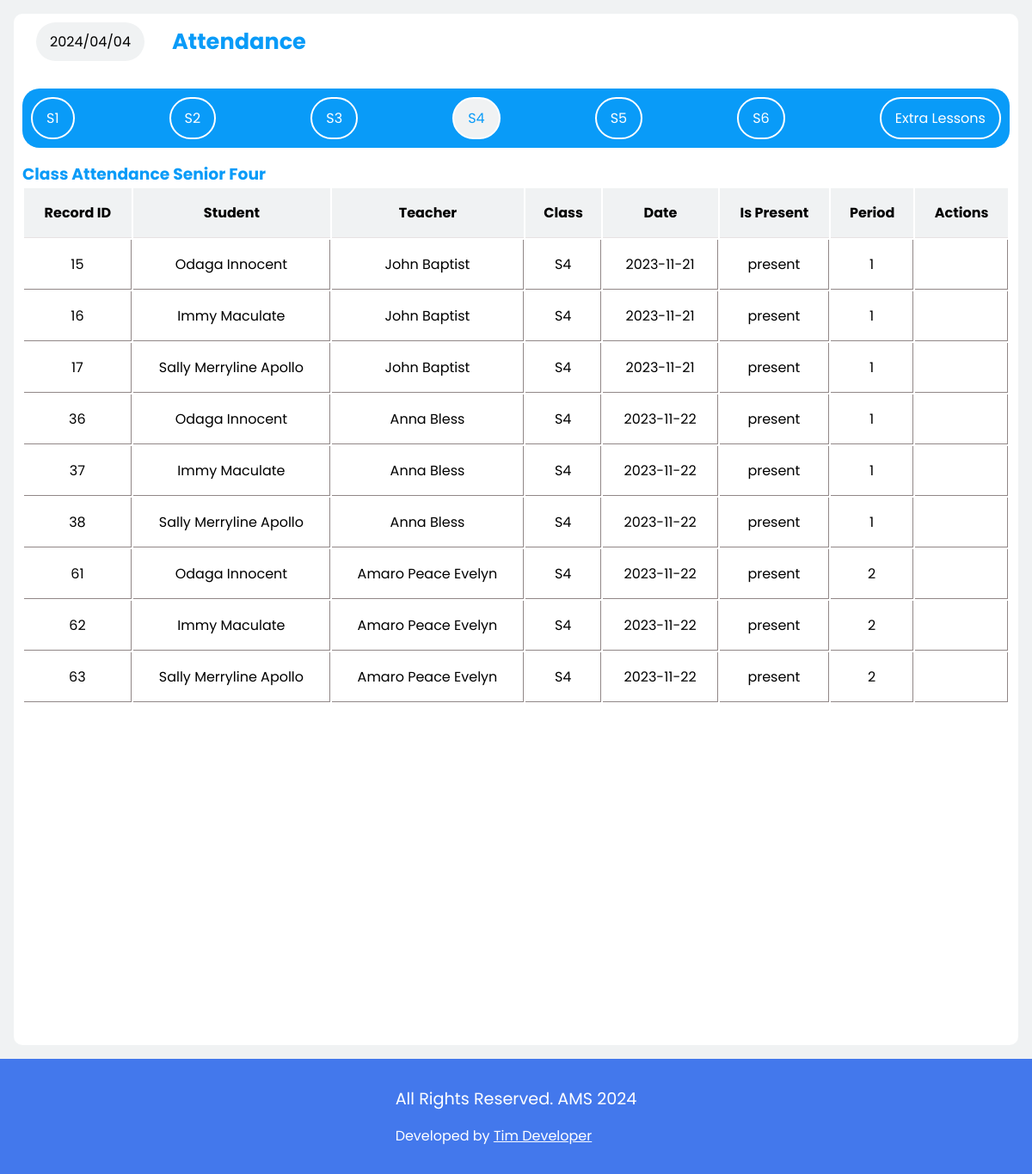
/admin_account/s4.php (signed in), run on the app's committed database.
### tables this page shows
CREATE TABLE IF NOT EXISTS `attendancerecords` (
  `RecordID` int NOT NULL AUTO_INCREMENT,
  `StudentID` int NOT NULL,
  `TeacherID` int NOT NULL,
  `SubjectID` int NOT NULL,
  `ClassID` int NOT NULL,
  `Date` date NOT NULL,
  `IsPresent` varchar(50) NOT NULL,
  `Period` int NOT NULL,
  PRIMARY KEY (`RecordID`)
);

CREATE TABLE IF NOT EXISTS `students` (
  `StudentID` int NOT NULL AUTO_INCREMENT,
  `image` varchar(200) NOT NULL,
  `FirstName` varchar(50) NOT NULL,
  `LastName` varchar(50) NOT NULL,
  `ClassID` int NOT NULL,
  `DateOfBirth` date NOT NULL,
  `Gender` varchar(7) NOT NULL,
  `Address` varchar(50) NOT NULL,
  `ContactNumber` varchar(15) DEFAULT NULL,
  `Email` varchar(50) DEFAULT NULL,
  `password` varchar(200) NOT NULL,
  `username` varchar(50) NOT NULL,
  PRIMARY KEY (`StudentID`)
);

CREATE TABLE IF NOT EXISTS `teachers` (
  `TeacherID` int NOT NULL AUTO_INCREMENT,
  `Image` varchar(200) NOT NULL,
  `Firstname` varchar(50) NOT NULL,
  `Lastname` varchar(50) NOT NULL,
  `ContactNumber` varchar(15) NOT NULL,
  `Email` varchar(50) NOT NULL,
  `SubjectID` int NOT NULL,
  `password` varchar(200) NOT NULL,
  `username` varchar(50) NOT NULL,
  PRIMARY KEY (`TeacherID`)
);

CREATE TABLE IF NOT EXISTS `classes` (
  `ClassID` int NOT NULL AUTO_INCREMENT,
  `ClassName` varchar(50) NOT NULL,
  `Year` int NOT NULL,
  `ClassTeacherID` int NOT NULL,
  PRIMARY KEY (`ClassID`)
);

### functions.php (called while the page is built, shortened)
<?php
include "connection.php";
function s4attendance()
{
    global $conn;
    $sql = "SELECT
    ar.*,
    s.FirstName,
    s.LastName,
    t.Firstname,
    t.Lastname,
    c.ClassName
    FROM `attendancerecords` as ar
    JOIN `students` AS s ON ar.StudentID = s.StudentID
    JOIN `teachers` AS t ON ar.TeacherID = t.TeacherID
    JOIN `classes` AS c on ar.ClassID = c.ClassID
    WHERE c.ClassID = 4";
    $result = mysqli_query($conn, $sql);
    $attendanceArray = [];
    if (mysqli_num_rows($result) > 0) {
        while ($row = mysqli_fetch_array($result)) {
            $attendanceArray[] = $row;
        }
        return $attendanceArray;
    } else {
        return false;
    }
}

### admin_account/s4.php (the view, shortened to what this page needs)
<?php
include "../connection.php";
include "../functions.php";
?>
<!DOCTYPE html>
<html lang="en">
<head>
    <link rel="stylesheet" href="../styles.css">
</head>
<body>
    <div class="view-activity">
        <div class="container">
            <div class="top">
                <div class="west">
                    <div class="date">
                        <?php echo date("Y/m/d") ?>
                    </div>
                    <h3 style="margin-left: 1rem; font-size: 1.6rem; color: var(--color-primary);">Attendance</h3>
                </div>
            </div>
            <nav class="viewATTadminTab">
                <a href="../admin_account/View-attendance.php">S1</a>
                <a href="../admin_account/s2.php">S2</a>
                <a href="../admin_account/s3.php">S3</a>
                <a class="active" href="../admin_account/s4.php">S4</a>
                <a href="../admin_account/s5.php">S5</a>
                <a href="../admin_account/s6.php">S6</a>
                <a href="../admin_account/extra.php">Extra Lessons</a>
            </nav>
            <section class="adminSection" id="s4">
                <h3 style="color: var(--color-primary);">Class Attendance Senior Four</h3>
                <?php
                if (s4attendance() == false) { ?>
                    <div class="empty">
                        <p>Attendance Has not yet been recorded for this class</p>
                    </div>
                <?php } else { ?>
                    <table>
                        <tr>
                            <th>Record ID</th>
                            <th>Student</th>
                            <th>Teacher</th>
                            <th>Class</th>
                            <th>Date</th>
                            <th>Is Present</th>
                            <th>Period</th>
                            <th colspan="2">Actions</th>
                        </tr>
                        <?php
                        $attendance = s4attendance();
                        foreach ($attendance as $attend) :
                        ?>
                            <tr>
                                <td><?php echo $attend['RecordID'] ?></td>
                                <td><?php echo $attend['FirstName'] . ' ' . $attend['LastName'] ?></td>
                                <td><?php echo $attend['Firstname'] . ' ' . $attend['Lastname'] ?></td>
                                <td><?php echo $attend['ClassName'] ?></td>
                                <td><?php echo $attend['Date'] ?></td>
                                <td><?php echo $attend['IsPresent'] ?></td>
                                <td><?php echo $attend['Period'] ?></td>
                                <td>
                                    <form method="post" onsubmit="return confirm('Are you sure you want to delete this record?');">
                                    </form>
                                </td>
                            </tr>
                        <?php endforeach; ?>
                    </table>
                <?php }
                ?>
            </section>
        </div>
    </div>
    <?php include "../footer.php"; ?>
</body>
</html>

### styles.css (style rules this page uses)
* { margin: 0; border: 0; padding: 0; box-sizing: border-box; font-family: 'Poppins', sans-serif; }
a { text-decoration: none; }
:root { --box-shadow: 0 10px 1rem rgba(205, 231, 238, 0.5); --color-bg: #4378ec; --background: #f0f2f3; --color-white: #ffffff; --color-primary: #099BF8; --color-text-muted: #9e9292; --color-bg-secondary: #779be9; --pending-cards-bg: #d2dffc; --darker-tint_1: #5E3494; }
.student_acc #home .container .att_td td, th { text-align: center; padding: 1rem; border-bottom: 1px solid rgb(231, 226, 226); }
.container { width: 85%; border-radius: 10px; background-color: var(--color-white); padding: 10px; }
.view-activity { padding: 1rem; display: flex; width: 100%; gap: 1rem; justify-content: space-between; background-color: var(--background); overflow: hidden; position: relative; }
.view-activity .container { background-color: var(--color-white); border-radius: 10px; padding: 10px; width: 100%; }
.view-activity .container .top { width: 100%; display: flex; justify-content: space-between; align-items: center; }
.view-activity .container .top .west { gap: 1rem; display: flex; align-items: center; }
.view-activity .container .top .west .date { border-radius: 50px; background-color: #f0f2f3; padding: 10px 1rem; }
.viewATTadminTab { width: 100%; background-color: var(--color-primary); border-radius: 20px; padding: 10px; display: flex; justify-content: space-between; align-items: center; margin-top: 2rem; }
.viewATTadminTab a { border: 2px solid var(--color-white); background: none; padding: 10px 1rem; border-radius: 50px; color: var(--color-white); transition: all 0.3s ease; }
.viewATTadminTab a.active { background-color: var(--background); color: var(--color-primary); }
.adminSection { width: 100%; margin-top: 1rem; }
.adminSection table { width: 100%; }
.adminSection table tr th { background-color: var(--background); padding: 1rem; }
.adminSection table tr td { border-right: 1px solid rgb(145, 135, 135); border-bottom: 1px solid rgb(145, 135, 135); text-align: center; padding: 1rem; }

### data on the page
attendancerecords: RecordID "15", StudentID.FirstName "Odaga", StudentID.LastName "Innocent", TeacherID.Firstname "John", TeacherID.Lastname "Baptist", ClassID.ClassName "S4", Date "2023-11-21", IsPresent "present", Period "1"
attendancerecords: RecordID "16", StudentID.FirstName "Immy", StudentID.LastName "Maculate", TeacherID.Firstname "John", TeacherID.Lastname "Baptist", ClassID.ClassName "S4", Date "2023-11-21", IsPresent "present", Period "1"
attendancerecords: RecordID "17", StudentID.FirstName "Sally Merryline", StudentID.LastName "Apollo", TeacherID.Firstname "John", TeacherID.Lastname "Baptist", ClassID.ClassName "S4", Date "2023-11-21", IsPresent "present", Period "1"
attendancerecords: RecordID "36", StudentID.FirstName "Odaga", StudentID.LastName "Innocent", TeacherID.Firstname "Anna", TeacherID.Lastname "Bless", ClassID.ClassName "S4", Date "2023-11-22", IsPresent "present", Period "1"
attendancerecords: RecordID "37", StudentID.FirstName "Immy", StudentID.LastName "Maculate", TeacherID.Firstname "Anna", TeacherID.Lastname "Bless", ClassID.ClassName "S4", Date "2023-11-22", IsPresent "present", Period "1"
attendancerecords: RecordID "38", StudentID.FirstName "Sally Merryline", StudentID.LastName "Apollo", TeacherID.Firstname "Anna", TeacherID.Lastname "Bless", ClassID.ClassName "S4", Date "2023-11-22", IsPresent "present", Period "1"
attendancerecords: RecordID "61", StudentID.FirstName "Odaga", StudentID.LastName "Innocent", TeacherID.Firstname "Amaro", TeacherID.Lastname "Peace Evelyn", ClassID.ClassName "S4", Date "2023-11-22", IsPresent "present", Period "2"
attendancerecords: RecordID "62", StudentID.FirstName "Immy", StudentID.LastName "Maculate", TeacherID.Firstname "Amaro", TeacherID.Lastname "Peace Evelyn", ClassID.ClassName "S4", Date "2023-11-22", IsPresent "present", Period "2"
attendancerecords: RecordID "63", StudentID.FirstName "Sally Merryline", StudentID.LastName "Apollo", TeacherID.Firstname "Amaro", TeacherID.Lastname "Peace Evelyn", ClassID.ClassName "S4", Date "2023-11-22", IsPresent "present", Period "2"
